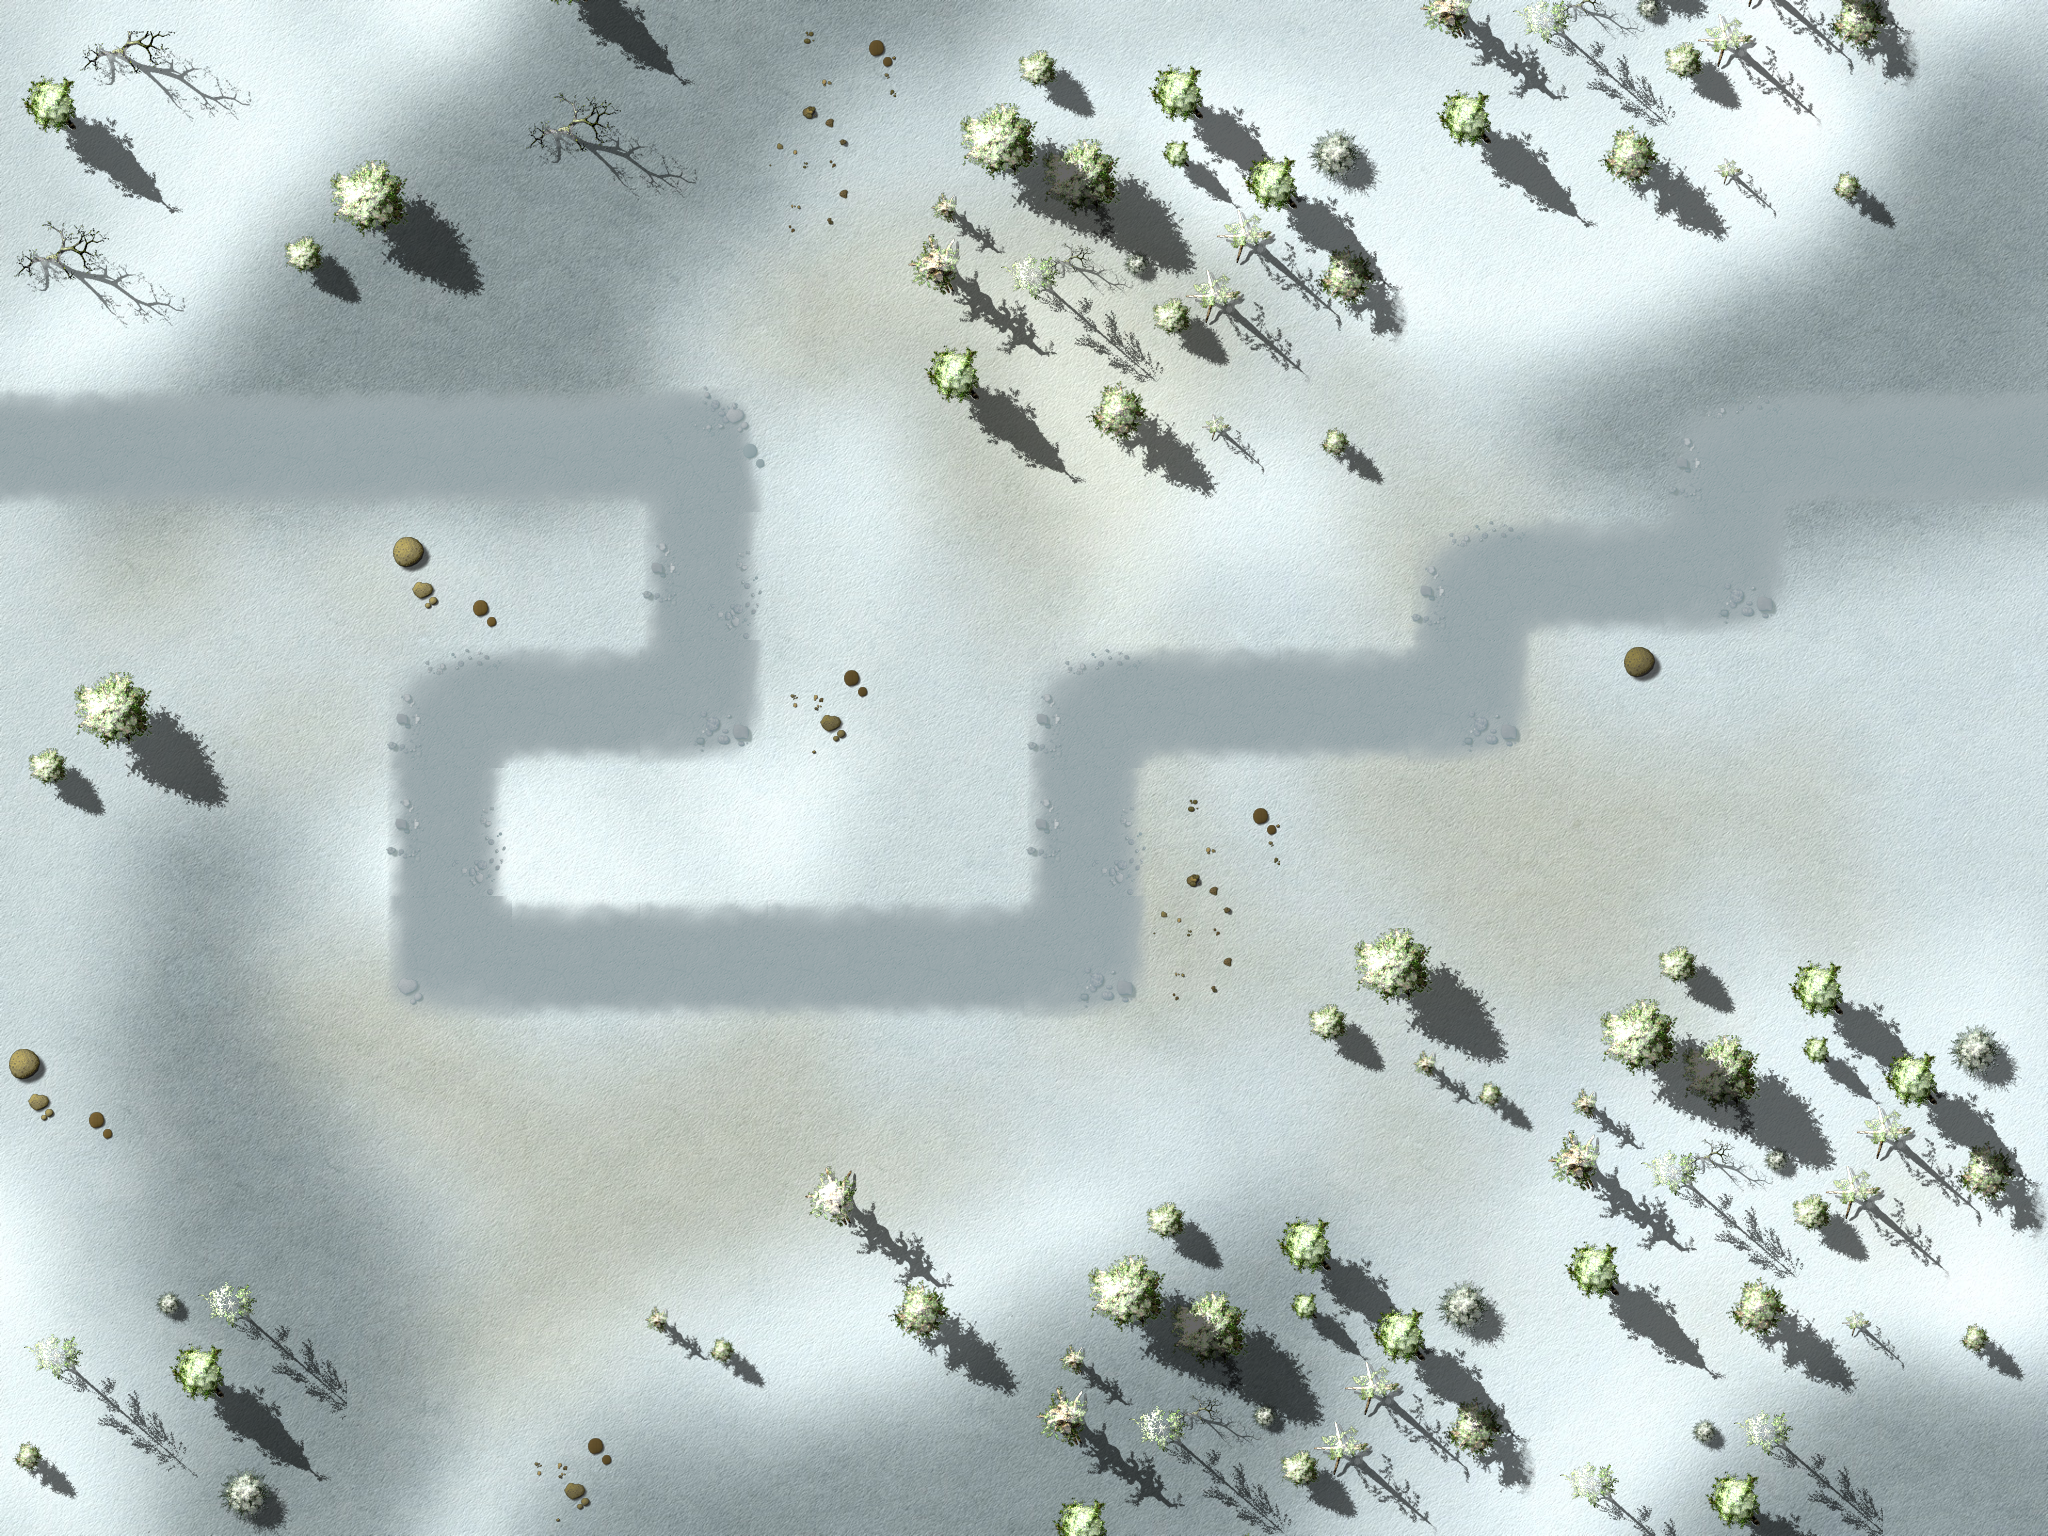

Rendered tile map (Tiled .tmx) drawn with the repository's tilesets; below, a short description and the map source with its tile grids summarised:
An orthogonal 16x12 tile map with 128x128 px tiles, 4 tile layers (Ground, Objects1, Objects2, Path), 1 hidden layer not drawn, 3 tilesets and 13 objects.

<map version="1.0" orientation="orthogonal" width="16" height="12" tilewidth="128" tileheight="128">
 <properties>
 <property name="wave01" value="10,10,10,1,10,10,10,1,10,10,10,10,10,1,10,10,10,10,10,10,1,10,10,1,10,10,10,10,1,10,10,10,10,2,10,10,2,10,10,2" />
 <property name="wave02" value="1,2,1,1,1,2,10,10,10,2,4,4,10,10,1,1,2,2,1,1,10,10,10,10,10,2,2,1,1" />
 <property name="wave03" value="1,1,1,1,10,3,10,10,1,10,10,10,1,1,1,1,1,1,10,10,10,10,1" />
 <property name="wave04" value="2,2,2,1,1,1,1,1,2,1,1,1,1,5,5,5,3,1,1,2,2,10,3,10,10,10,10,2,1,1,1,1,1,1,10,10,10,10,2" />
 <property name="wave05" value="10,10,10,1,10,1,1,4,10,10,4,10,10,7,7,5,5,1,1,1,1,4,4,4,1,1,2,6,10,1,1,1,4,1,4,1,2" />
 <property name="wave06" value="1,1,1,1,2,1,1,1,2,4,4,5,5,11,11,11,10,10,10,4,4,1,1,1,6,1,1,1,4,1,1,1,1,2,1,1,1,2,4,4" />
 <property name="wave07" value="1,1,10,10,10,10,10,10,2,6,1,1,2,3,1,6,10,10,10,10,10,1,1,4,2,4,1,1,1,1,1,4,2,10,10,10,10" />
 <property name="wave08" value="6,1,1,2,5,5,5,5,5,1,2,10,10,10,8,1,2,1,1,1,2,10,10,10,2,10,10,1,1,2,2,1,1,10,10,10,10,10,2,2,1,1" />
 <property name="wave09" value="1,1,1,1,10,10,10,9,9,1,1,9,9,8,1,1,8,1,1,3,1,10,10,10,1,1,1,1,1,1,10,10,10,10,1" />
 <property name="wave10" value="4,4,2,2,1,1,1,1,3,3,4,1,1,10,10,10,1,1,6,10,10,10,1,1,1,1,1,1,2,1,1,3,1,6,1,1,1,2,2,1,1,4,4,1,1,100" />
 <property name="wave11" value="1,1,1,1,5,5,5,5,1,2,5,1,1,8,1,1,6,2,2,6,1,5,5,5,5,1,1,1,1" />
 <property name="wave12" value="4,4,4,1,1,1,1,1,5,5,5,5,5,10,10,10,10,10,2,1,1,1,1,1,1,10,10,10,5,5,4,4,10,10" />
 <property name="wave13" value="5,5,4,4,4,4,5,1,5,1,6,6,5,5,11,11,5,1,11,11,4,5,10,10,10,10,10,10,10,10,10,10,3,5,5,5,2,2,5,1,5,1,2" />
 <property name="wave14" value="3,10,10,10,10,10,10,10,4,4,2,4,4,10,10,10,4,4,10,10,6,10,10,4,10,4,4,2,10,10,10,10,10,10,10,10,10,10,10,2,4,4,5,5,5,5,5" />
 <property name="wave15" value="4,4,4,5,1,3,5,1,5,1,4,4,4,4,4,4,4,4,5,2,5,5,5,10,11,11,11,11,11,4,4,4,5,1,6,5,1,6,5,1,5,1,1" />
 <property name="wave16" value="2,3,4,5,1,5,1,2,2,4,4,5,1,2,5,1,4,2,4,5,1,5,1,5,3,3,6,6,5,1,5,1,4" />
 <property name="wave17" value="4,2,4,2,4,3,3,2,5,2,5,4,10,10,10,10,10,10,4,4,4,2,4,6,5,6,6,10,10,10,5,1,10,5,10,10,1" />
 <property name="wave18" value="1,5,1,5,10,10,10,2,4,2,4,5,1,5,10,10,10,6,6,5,1,6,10,5,1,5,2,2,4,4,2,10,10,10,10" />
 <property name="wave19" value="10,10,10,10,5,1,5,5,5,5,1,5,3,5,1,5,1,6,6,5,10,10,10,6,6,5,5,5,5,1,3,3,5,1,5,1,2,4,4,4,4,5,1,5,1" />
 <property name="wave20" value="3,10,10,10,5,1,5,1,5,1,5,5,10,102,6,6,5,1,3,10,10,5,5,5,8,5,1,7,3,11,11,9,10,10,5,1,5,1,5,5,5,10,10,10,3,101" />
 <property name="wave21" value="2,2,10,10,10,10,10,10,10,10,8,10,8,5,2,2,3,6,5,10,10,2,10,10,2,2,10,10,10,2,2,10,10" />
 <property name="wave22" value="1,2,5,1,5,2,10,10,10,2,10,6,6,5,1,8,7,7,9,9,9,10,5,1,2,2,5,1,10,10,10,10,10,2,2,5,1,6,6,1" />
 <property name="wave23" value="3,5,1,5,6,5,1,6,6,5,7,8,5,1,5,1,5,1,5,1,5,1,6,5,1,5,1,5,1,2,2,2,5,4,5,2,5,1,1" />
 <property name="wave24" value="3,5,1,5,5,5,7,7,7,7,7,7,9,9,6,6,9,8,8,5,1,5,1,2,2,3,6,7,7,7,5,5,5,3,5,1,5,1,5,5,5,7,7" />
 <property name="wave25" value="10,10,10,3,10,10,10,10,6,10,10,10,2,6,6,3,3,5,1,5,5,5,7,2,10,10,10,10,10,10,10,3,2,2,10,10" />
 <property name="wave26" value="1,5,1,5,1,7,7,7,7,7,5,1,2,7,7,10,10,10,8,8,9,7,8,8,5,1,4,7,7,7,7,5,1,5,2,2,3,5,1,5,1,5,5,5" />
 <property name="wave27" value="7,7,7,7,7,7,2,2,4,4,4,4,4,7,7,10,10,10,10,5,1,5,10,10,6,10,6,10,6,10,6,6,6,5,7,5,5,5,6,5,1,5,4,4,2,7,7,7,7,8" />
 <property name="wave28" value="6,11,11,11,11,6,11,11,11,4,4,4,11,6,9,9,5,1,9,9,5,1,5,5,3,10,5,1,9,9,6,6,5,1,6,4,4,4,3" />
 <property name="wave29" value="3,6,5,5,5,5,1,5,1,5,1,5,1,5,1,4,4,2,5,5,4,5,3,3,3,5,5,5,8,5,1,5,6,6,6" />
 <property name="wave30" value="10,10,10,101,10,10,3,10,10,10,10,10,3,10,10,10,6,10,10,10,10,10,5,5,5,8,5,1,5,1,8,10,10,10,10,10,10,10,10,10,10,10,10,10,10,10,10,10,10,10,10,10,10,5,1,5,1,10,10,10,10,10,102" />
 </properties>
 <tileset firstgid="1" name="ground" tilewidth="128" tileheight="128">
  <image source="tilesWorld1.png" width="2048" height="2048" />
 </tileset>
 <tileset firstgid="257" name="path" tilewidth="128" tileheight="128">
  <image source="path03.png" width="512" height="512" />
 </tileset>
 <tileset firstgid="273" source="ground3.tsx" />
 <layer name="Ground" width="16" height="12">
  <data>[192 cells, 1 non-empty, 1 distinct tile ids]</data>
 </layer>
 <layer name="Objects1" width="16" height="12">
  <data>[192 cells, 15 non-empty, 10 distinct tile ids]</data>
 </layer>
 <layer name="Objects2" width="16" height="12">
  <data>[192 cells, 83 non-empty, 32 distinct tile ids]</data>
 </layer>
 <objectgroup name="Objects3" width="16" height="12" />
 <layer name="Path" width="16" height="12">
  <data>[192 cells, 28 non-empty, 6 distinct tile ids]</data>
 </layer>
 <objectgroup name="Locked" width="16" height="12">
  <object x="2432" y="256" />
  <object x="1536" y="1024" width="384" height="256" />
  <object x="0" y="256" width="128" height="1024" />
  <object x="0" y="1280" width="2048" height="256" />
  <object x="0" y="0" width="2048" height="256" />
  <object x="1920" y="256" width="128" height="1024" />
  <object x="1280" y="896" width="128" height="128" />
  <object x="1152" y="1152" width="256" height="128" />
  <object x="1472" y="960" width="128" height="128" />
  <object x="768" y="1152" width="128" height="128" />
  <object x="896" y="256" width="512" height="128" />
  <object x="1024" y="384" width="384" height="128" />
 </objectgroup>
 <objectgroup name="Waypoints" width="16" height="12">
  <object x="0" y="512">
   <polyline points="-153,-67 706,-65 705,189 452,195 453,444 1090,440 1086,192 1475,194 1479,66 1727,68 1730,-57 2193,-60" />
  </object>
 </objectgroup>
 <layer name="blendAdd" width="16" height="12" visible="0">
  <data>[192 cells, 0 non-empty, 0 distinct tile ids]</data>
 </layer>
</map>
